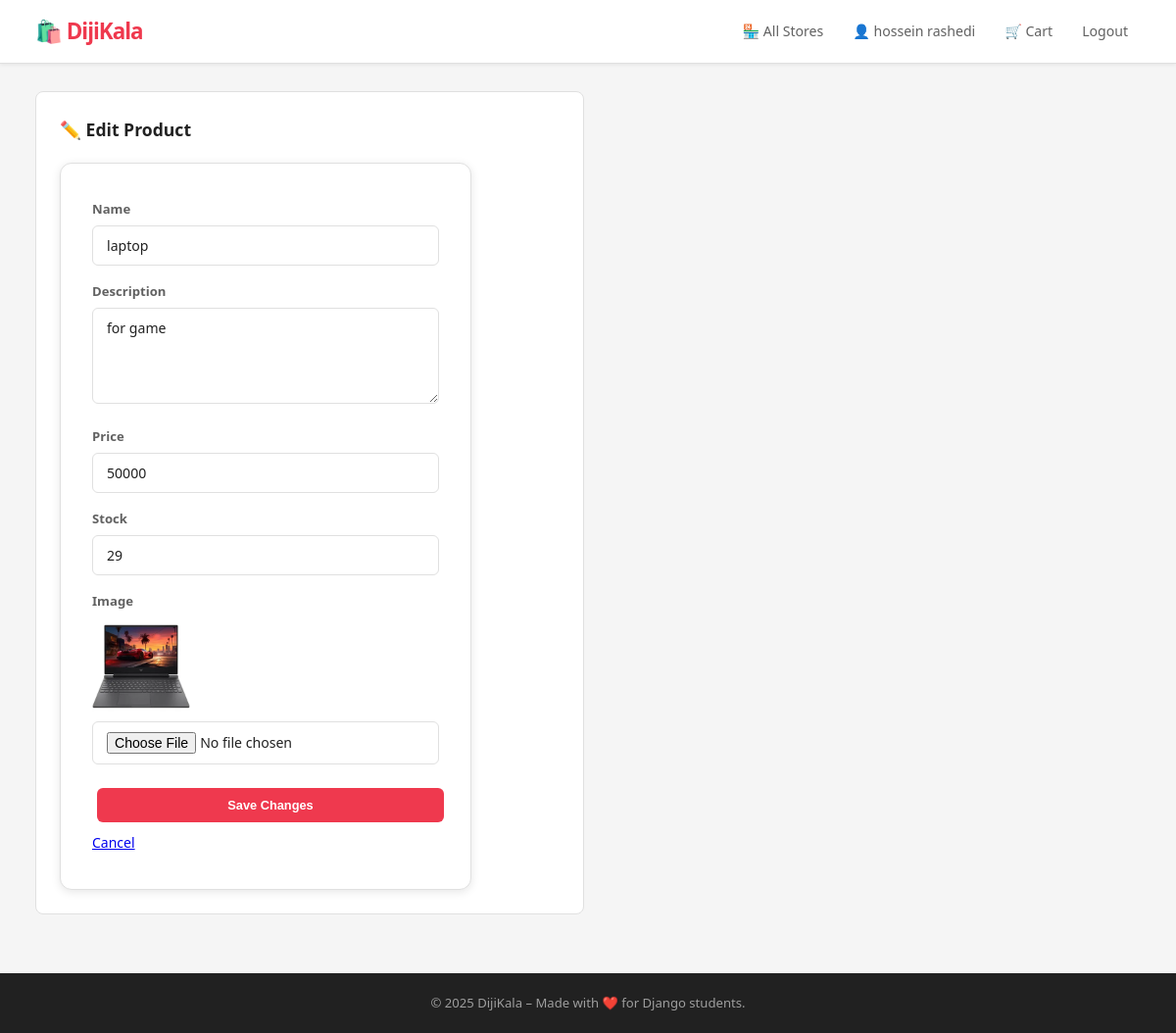
The app's page /stores/seller/product/3/edit/ (signed in) with its own data.
### accounts/models.py (models this page shows)
class User(AbstractBaseUser, PermissionsMixin):
        phone = models.CharField(max_length=15, unique=True, verbose_name="Phone Number")
        first_name = models.CharField(max_length=100,verbose_name="First Name")
        last_name = models.CharField(max_length=100,verbose_name="Last Name")
        is_active = models.BooleanField(default=True)
        is_staff = models.BooleanField(default=False)
        is_seller = models.BooleanField(default=False)
        created_at = models.DateTimeField(auto_now_add=True)
        updated_at = models.DateTimeField(auto_now=True)
        objects = CustomUserManager()
        USERNAME_FIELD = 'phone'
        REQUIRED_FIELDS = ['first_name','last_name']
        def __str__(self):
            return f"{self.first_name} {self.last_name}"

### stores/models.py (models this page shows, shortened)
class Product(models.Model):
    category = models.ForeignKey(Category, on_delete=models.SET_NULL, null=True, blank=True, related_name='products')  # ← اضافه کن
    name = models.CharField(max_length=200,verbose_name="Name")
    price = models.DecimalField(max_digits=10,decimal_places=0,verbose_name="Price")
    description = models.TextField(blank=True, null=True,verbose_name="Descriptions")
    image = models.ImageField( upload_to="stores/images/",verbose_name="Image")
    store = models.ForeignKey(Store,on_delete=models.CASCADE,related_name="products")
    created_at = models.DateTimeField(auto_now_add=True)
    stock = models.PositiveIntegerField(default=0, verbose_name="Stock")
    is_active = models.BooleanField(default=True, verbose_name="Active")
    class Meta:
        verbose_name = "Product"
        verbose_name_plural = "Products"
        ordering = ["-created_at"]

### stores/views.py (the view)
# urls.py: path('seller/product/<int:product_id>/edit/', edit_product, name='edit_product'),
@login_required
def edit_product(request, product_id):
    product = get_object_or_404(Product, id=product_id)
    if product.store.owner != request.user:
        raise PermissionDenied
    form = AddProductForm(request.POST or None, request.FILES or None, instance=product)
    if form.is_valid():
        form.save()
        messages.success(request, 'Product updated.')
        return redirect('manage_store', pk=product.store.pk)
    return render(request, 'stores/edit_product.html', {
        'form': form,
        'product': product,
    })

### stores/forms.py (shortened to what this page needs)
class AddProductForm(forms.ModelForm):
    class Meta:
        model = Product
        fields = ['name', 'description', 'price', 'stock', 'image', 'category']
        widgets = {
            'name': forms.TextInput(attrs={'class': 'form-control'}),
            'description': forms.Textarea(attrs={'class': 'form-control', 'rows': 4}),
            'price': forms.NumberInput(attrs={'class': 'form-control'}),
            'stock': forms.NumberInput(attrs={'class': 'form-control'}),
            'image': forms.FileInput(attrs={'class': 'form-control'}),
            'category': forms.Select(attrs={'class': 'form-control'}),
        }

### templates/stores/edit_product.html (shortened to what this page needs)
{% extends 'base/base.html' %}
{% block content %}
<div class="form-container">
    <h2>✏️ Edit Product</h2>
    <form method="post" enctype="multipart/form-data" class="auth-form">
        <div class="form-group">
            <label>Name</label>
            {{ form.name }}
        </div>
        <div class="form-group">
            <label>Description</label>
            {{ form.description }}
        </div>
        <div class="form-group">
            <label>Price</label>
            {{ form.price }}
        </div>
        <div class="form-group">
            <label>Stock</label>
            {{ form.stock }}
        </div>
        <div class="form-group">
            <label>Image</label>
            {% if product.image %}
                <img src="{{ product.image.url }}" alt="{{ product.name }}" width="100">
            {% endif %}
            {{ form.image }}
        </div>
        <button type="submit" class="btn">Save Changes</button>
        <a href="{% url 'manage_store' product.store.pk %}" class="btn-link">Cancel</a>
    </form>
</div>
{% endblock %}

### templates/base/base.html (shortened to what this page needs)
{% load static %}
<!DOCTYPE html>
<html lang="en">
<head>
    <link rel="stylesheet" href="{% static 'css/style.css' %}">
</head>
<body>
    <nav class="navbar">
        <div class="container">
            <div class="nav-left">
                <a href="/" class="logo">🛍️ DijiKala</a>
            </div>
            <div class="nav-right">
                <a href="{% url 'stores_list' %}">🏪 All Stores</a>
                {% if user.is_authenticated %}
                    <a href="{% url 'customer_panel' %}">👤 {{ user }}</a>
                    <a href="{% url 'cart' %}">🛒 Cart</a>
                    <form method="post" action="{% url 'logout' %}" style="display:inline;">
                        <button type="submit" class="btn-link">Logout</button>
                    </form>
                {% else %}
                    <a href="{% url 'login' %}">Login</a>
                    <a href="{% url 'signup' %}">Sign Up</a>
                {% endif %}
            </div>
        </div>
    </nav>
    <main class="container">
        {% block content %}
        {% endblock %}
    </main>
    <footer class="footer">
        <p>© 2025 DijiKala – Made with ❤️ for Django students.</p>
    </footer>
</body>
</html>

### static/css/style.css (style rules this page uses)
*, *::before, *::after { margin: 0; padding: 0; box-sizing: border-box; }
:root { --red: #EF394E; --red-dark: #D4102A; --red-light: #FFF0F2; --red-mid: #FFD6DB; --orange: #FF6B00; --orange-light: #FFF3E8; --gray-50: #F5F5F5; --gray-100: #EEEEEE; --gray-200: #E0E0E0; --gray-400: #9E9E9E; --gray-600: #616161; --gray-800: #212121; --white: #FFFFFF; --radius-sm: 6px; --radius: 8px; --radius-lg: 12px; --shadow-sm: 0 1px 4px rgba(0,0,0,0.08); --shadow-md: 0 2px 10px rgba(0,0,0,0.1); --t: 0.15s ease; }
body { background: var(--gray-50); color: var(--gray-800); font-family: 'IRANSans', 'Segoe UI', Tahoma, system-ui, sans-serif; font-size: 14px; line-height: 1.6; min-height: 100vh; display: flex; flex-direction: column; }
.navbar { background: var(--white); border-bottom: 1px solid var(--gray-200); position: sticky; top: 0; z-index: 200; box-shadow: var(--shadow-sm); }
.navbar .container { height: 64px; }
.logo { font-weight: 900; font-size: 1.4rem; color: var(--red); text-decoration: none; letter-spacing: -1px; }
.nav-right { display: flex; align-items: center; gap: 4px; }
.nav-right a { text-decoration: none; color: var(--gray-600); font-weight: 500; font-size: 0.88rem; padding: 7px 13px; border-radius: var(--radius-sm); transition: background var(--t), color var(--t); white-space: nowrap; }
.nav-right form button.btn-link { background: none; border: none; color: var(--gray-600); font-weight: 500; font-size: 0.88rem; padding: 7px 13px; border-radius: var(--radius-sm); cursor: pointer; transition: background var(--t), color var(--t); font-family: inherit; }
.container { width: 94%; max-width: 1200px; margin: 0 auto; display: flex; justify-content: space-between; align-items: center; }
main.container { display: block; padding: 28px 0 60px; flex: 1; }
.btn { display: inline-flex; align-items: center; justify-content: center; gap: 6px; margin:10px 5px 10px 5px; background: var(--red); color: var(--white); padding: 10px 10px !important; border: none; border-radius: var(--radius-sm); cursor: pointer; text-decoration: none; font-size: 0.8rem !important; font-weight: 600; transition: background var(--t), transform var(--t); white-space: nowrap; }
.auth-form { background: var(--white); padding: 36px 32px; border-radius: var(--radius-lg); box-shadow: var(--shadow-md); width: 100%; max-width: 420px; border: 1px solid var(--gray-200); }
.form-group { margin-bottom: 16px; }
.form-group label { display: block; font-size: 0.82rem; font-weight: 600; color: var(--gray-600); margin-bottom: 6px; }
.form-group input, .form-group textarea, .form-group select, .auth-form input, .auth-form textarea, .auth-form select { width: 100%; padding: 10px 14px; border: 1.5px solid var(--gray-200); border-radius: var(--radius-sm); font-size: 0.88rem; font-family: inherit; background: var(--white); color: var(--gray-800); transition: border-color var(--t); outline: none; }
.auth-form .btn { width: 100%; padding: 11px; font-size: 0.92rem; margin-top: 8px; }
.form-container { background: var(--white); border-radius: var(--radius); border: 1px solid var(--gray-200); padding: 24px; max-width: 560px; }
.form-container h2 { font-size: 1.1rem; font-weight: 700; margin-bottom: 20px; }
.footer { background: var(--gray-800); color: var(--gray-400); text-align: center; padding: 20px; font-size: 0.82rem; margin-top: auto; }

### records on screen
User: first_name+last_name "hossein rashedi"
Product: name "laptop", description "for game", price "50000", stock "29", image (picture)
